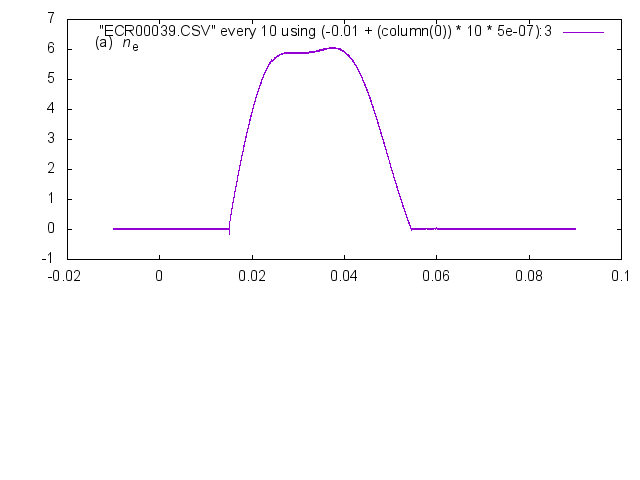

Source code (gnuplot):
set term png enhanced transparent truecolor font arial 11 size 640, 480
set out "PlotRaw_DL750_CH3.png"
set datafile separator ','
set multiplot 
set origin 0.0, 0.46
set size 1.0, 0.5
set lmargin 7.5
set rmargin 2
set tmargin 0
set bmargin 0
set label 2 left at graph 0.05,0.9 "{/Arial (a)} {/Arial:Italic n}_{/Arial e}"
set yrange [*<0:0<*]
plot "ECR00039.CSV" every 10 using (-0.01 + (column(0)) * 10 * 5e-07):3 with line
